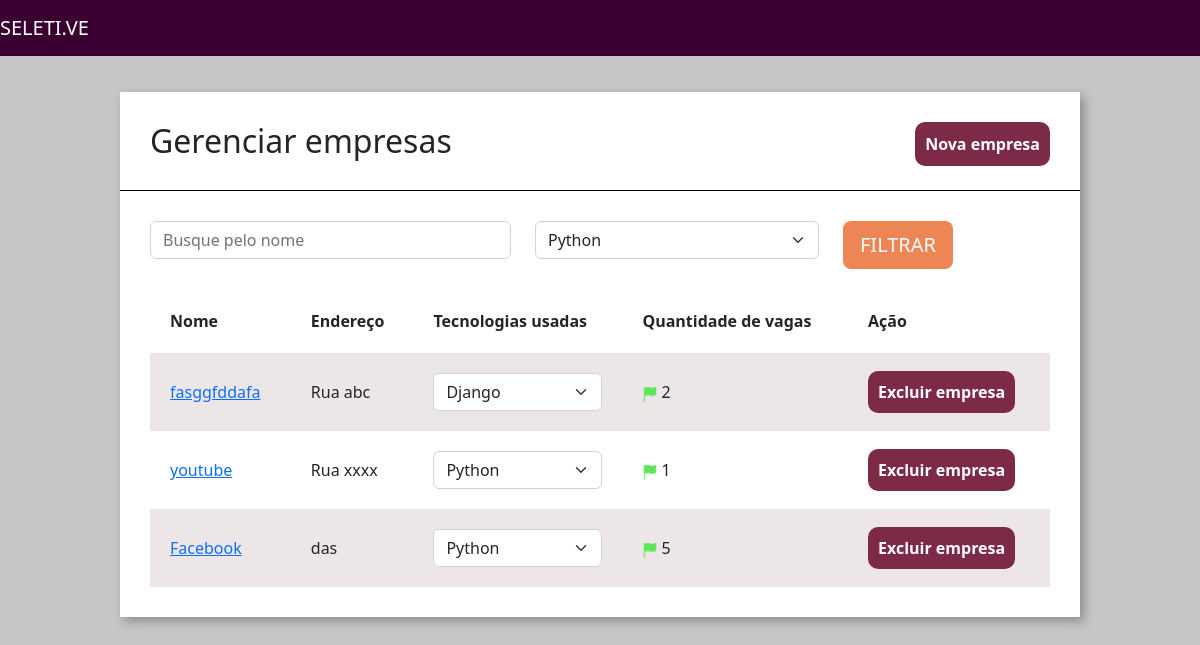
The page /home/empresas/ on the database as committed earlier.
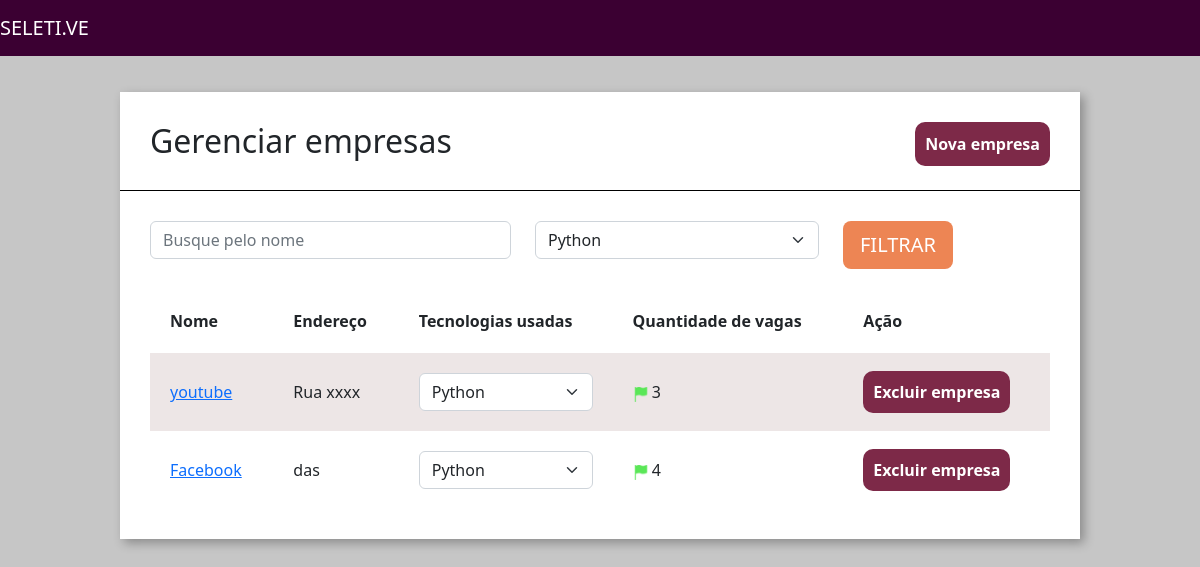
The same page on the database as committed later.
### empresa/models.py (models this page shows, shortened)
class Empresa(models.Model):
    choices_nicho_mercado = (
        ('M', 'Marketing'),
        ('N', 'Nutrição'),
        ('D', 'Design')
    )
    logo = models.ImageField(upload_to="logo_empresa")
    nome = models.CharField(max_length=30)
    email = models.EmailField()
    cidade = models.CharField(max_length=30)
    tecnologias = models.ManyToManyField(Tecnologias)
    endereco = models.CharField(max_length=60)
    nicho_mercado = models.CharField(max_length=3, choices=choices_nicho_mercado)
    caracteristica_empresa = models.TextField()
    def qtd_vagas(self):
        return Vagas.objects.filter(empresa__id=self.id).count()

### empresa/views.py (the view)
# urls.py: path('empresas/', views.empresas, name='empresa'),
def empresas(request):
    tecnologias_filtrar = request.GET.get('tecnologias')
    nome_filtrar = request.GET.get('nome')
    empresas = Empresa.objects.all()
    if tecnologias_filtrar:
        empresas = empresas.filter(tecnologias=tecnologias_filtrar)
    if nome_filtrar:
        empresas = empresas.filter(nome__icontains=nome_filtrar)
    tecnologias = Tecnologias.objects.all()
    return render(request, 'empresa.html', {'empresas': empresas, 'tecnologias': tecnologias})

### empresa/models.py (called while the page is built)
    def __str__(self):
        return self.tecnologia

### empresa/templatetags/filtro.py (called while the page is built)
@register.filter(name='is_par')
def is_par(valor):
    return True if valor % 2 == 0 else False

### empresa/templates/empresa.html (shortened to what this page needs)
{% extends 'base.html' %}
{% load static %}
{% load filtro %}
{% block 'head' %}
    <link href="{% static 'empresa/css/empresas.css' %}" rel="stylesheet">
{% endblock%}
{% block 'body' %}
    <div class="wrapper">
        <div class="box">
            <div class="header-box">
                <h2 class="titulo">Gerenciar empresas</h2>
                <a href="{% url 'nova_empresa' %}" class="btn-nova-empresa">Nova empresa</a>
            </div>
            <div class="borda-box"></div>
            <div class="body-box">
                <form action="{% url 'empresa' %}" method="GET">
                <div class="row">
                        <div class="col-md-5">
                            <input type="text" placeholder="Busque pelo nome" class="form-control" name="nome">
                        </div>
                        <div class="col-md-4">
                            <select class="form-select" name="tecnologias">
                                {% for tech in tecnologias %}
                                    <option value="{{tech.id}}">{{tech}}</option>
                                {% endfor %}
                            </select>
                        </div>
                    <div class="col-md-3">
                        <input type="submit" value="FILTRAR" class="btn btn-lg btn-orange">
                    </div>
                </div>
                </form>
                <table class="tabela" cellpadding="20">
                    <tr>
                        <th>Nome</th>
                        <th>Endereço</th>
                        <th>Tecnologias usadas</th>
                        <th>Quantidade de vagas</th>
                        <th>Ação</th>
                    </tr>
                        {% for empresa in empresas %}
                            <tr {% if not forloop.counter|is_par %} class="tabela-linha" {% endif %} >
                                <td>
                                    <a href="{% url 'empresa_unica' empresa.id %}">{{empresa.nome}}</a>
                                </td>
                                <td>{{empresa.endereco}}</td>
                                <td>
                                    <select class="form-select">
                                        {% for tech in empresa.tecnologias.all %}
                                            <option>{{tech}}</option>
                                        {% endfor %}
                                    </select>
                                </td>
                                <td class='td_vagas'>
                                    {% if empresa.qtd_vagas > 0 %}
                                        <img src="{% static 'empresa/img/flag_green.png'%} " width="15" height="15">
                                        {{empresa.qtd_vagas}}
                                    {% else %}
                                        <img src="{% static 'empresa/img/flag_red.png'%}" width="15" height="15">
                                        {{empresa.qtd_vagas}}
                                    {% endif %}
                                </td>
                                <td>
                                    <a href="{% url 'excluir_empresa' empresa.id %}" class="btn-excluir">Excluir empresa</a>
                                </td>
                            </tr>
                        {% endfor %}
                </table>
            </div>
        </div>
    </div>
{% endblock%}

Rows that differ between the two databases and show on the page:
removed Empresa: nome "fasggfddafa", endereco "Rua abc", qtd_vagas "2"
computed for Empresa "youtube": qtd_vagas "1" → "3"
computed for Empresa "Facebook": qtd_vagas "5" → "4"
